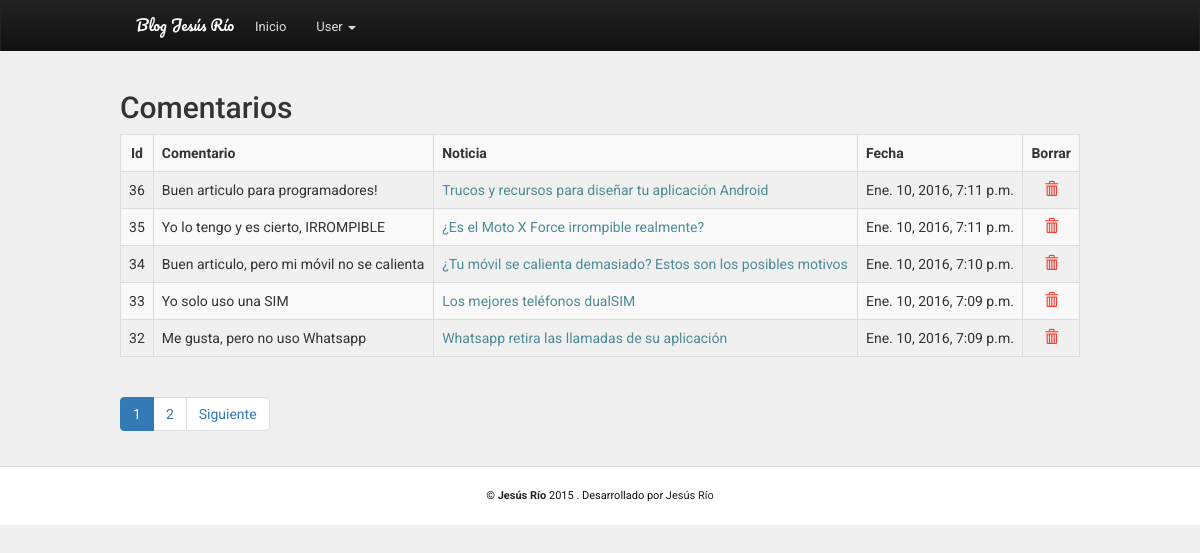
Screenshot of /comentarios/ (signed in) with the database file from the repository.
### Blog/models.py (models this page shows, shortened)
class Comentario(models.Model):
  Estados = (
        ('0', 'Desactivado'),
        ('1', 'Activado'),
  )
  Texto = models.TextField()
  Nombre = models.CharField(max_length = 50)
  Apellidos = models.CharField(max_length = 100, null=True, blank=True)
  Email = models.EmailField()
  Estado = models.CharField(max_length=1,choices=Estados)
  Noticia = models.ForeignKey(Noticia)
  Fecha = models.DateTimeField(auto_now_add=True)
  class Meta:
        unique_together = (("Email", "Fecha"),)

class Noticia(models.Model):
  Estados = (
        ('0', 'Desactivado'),
        ('1', 'Activado'),
  )
  Titulo = models.CharField(max_length = 200)
  SubTitulo = models.CharField(max_length = 500, null=True, blank=True)
  Contenido = models.TextField()
  Etiquetas = models.CharField(max_length = 100, null=True, blank=True)
  Imagen = models.ImageField(upload_to='img', null=True, blank=True)
  Fecha = models.DateTimeField(auto_now_add=True)
  Estado = models.CharField(max_length=1,choices=Estados)
  Categoria = models.ManyToManyField(Categoria, blank=True)
  Autor = models.ForeignKey(User)
  def __unicode__(self):
    return self.Titulo

### Blog/views.py (the view)
# urls.py: url(r'^comentarios/', login_required(views.editarComentariosClas.as_view()), name="comentario"),
class editarComentariosClas(ListView):
    template_name = 'Blog/editarComentarios.html'
    context_object_name = 'comentarios'
    paginate_by = 5
    def get_queryset(self):
        if self.request.user.is_superuser:
            return Comentario.objects.all().order_by('Fecha').reverse()
        else:
            raise Http404

### Blog/templates/Blog/editarComentarios.html (shortened to what this page needs)
	{% extends 'base.html' %}
		{% block content %}
			{% if user.is_superuser %}
			<div class="row" style="margin-left:5px;margin-right:5px;">
			<div class='col-xs-24 col-sm-12 col-md-12 col-lg-12'>
				<h2>Comentarios</h2>
			{% if comentarios %}
				<div class='main section' id='main' style="margin-top:10px;">
					<div class='widget Blog' id='Blog1'>
						<div id='list-main'>
							<table class="table table-bordered table-striped">
							<tr>
							<th style="text-align:center;">Id</th>
							<th>Comentario</th>
							<th>Noticia</th>
							<th>Fecha</th>
							<th style="text-align:center;">Borrar</th>
							</tr>
							{% for c in comentarios %}
								<tr>
								<td style="text-align:center;">{{ c.id }}</td>
								<td>{{ c.Texto }}</td>
								<td><a href="{% url 'urlNoticias:MostrarNoticia' c.Noticia.id %}">{{ c.Noticia }}</a></td>
								<td>{{ c.Fecha }}</td>
								<td style="text-align:center;"><a href="{% url 'borraComentario' c.id %}" onclick="return confirm('¿ Deseas borrar este comentario ?')"><span style="color:#f44336;" class="glyphicon glyphicon-trash" aria-hidden="true"></span></a></td>
								</tr>
							{% endfor %}
							</table>
						</div>
					</div>
		      {% if is_paginated %}
		      <ul class="pagination" style="margin-top:0px;margin-bottom:10px;">
			  {% for pg in page_obj.paginator.page_range %}
			      {% if page_obj.number == pg %}
				  <li class="active"><a href="?page={{ pg }}">{{ pg }}</a></li>
			      {% else %}
				  <li><a href="?page={{ pg }}">{{ pg }}</a></li>
			      {% endif %}
			  {% endfor %}
			  {% if page_obj.has_next %}
			      <li><a href="?page={{ page_obj.next_page_number }}">Siguiente</a></li>
			  {% endif %}
		      </ul>
		      {% endif %}
		      </div>
		      </div>
			{% endif %}
			</div>
			{% endif %}
		 {% endblock content %}

### ProyectoJR/templates/base.html (shortened to what this page needs)
{% load static %}
{% load staticfiles %}
<!DOCTYPE html>
<html lang='es'>
	<head>
		<link type='text/css' rel='stylesheet' href="{% static "css/bootstrap.css" %}" />
		<link type='text/css' rel='stylesheet' href="{% static "css/style.css" %}" />
		<link type='text/css' rel='stylesheet' href="{% static "css/bootstrap-combined.min.css" %}" />
	</head>
	<body>
		<nav class='navbar navbar-default main-top-nav' role='navigation'>
			<div class='container'>
				<div class='navbar-header'>
					<a class='navbar-brand' href='/'>
					<h1 class='h-title' style="color:white;font-size:15px;margin-top: 10px;margin-left: 35px;">
						Blog Jesús Río
					</h1>
					</a>
				</div>
				<div class='collapse navbar-collapse' id='bs-example-navbar-collapse-1'>
					<ul class='nav navbar-nav'>
						<li style="margin-top: 5px;">
							<a href='/'>
							Inicio
							</a>
						</li>
						{% if user.is_authenticated %}
						<li class="" style="margin-top:5px;"><a href="#" class="has-submenu" aria-expanded="false">
							{{ user.username }}
							<span class="caret"></span>
							</a>
						</li>
						{% endif %}
					</ul>
				</div>
			</div>
		</nav>
		<div class='container'>
			<div class="row" style="margin-left:5px;margin-right:5px;">
				{% block content %}
                {% endblock %}
			</div>
		</div>
		<div id='footer' style="background:#fff;border-top: 1px solid #ddd;margin-top:20px;">
			<div class="container">
			<p class='footer-link' style="margin-bottom: 0px;border-top: 0px;">
				&#169;
				<a href='https://twitter.com/JesusRio1991' target="_blank">
				<strong>
				Jesús Río
				</strong>
				</a>
				2015 . Desarrollado por
				<a href='https://twitter.com/JesusRio1991' rtarget="_blank">
				Jesús Río
				</a>
			</p>
		</div>
		</div>
	</body>
</html>

### rows the page displays
Comentario: id "36", Texto "Buen articulo para programadores!", Noticia "Trucos y recursos para diseñar tu aplicación Android", Fecha "Ene. 10, 2016, 7:11 p.m."
Comentario: id "35", Texto "Yo lo tengo y es cierto, IRROMPIBLE", Noticia "¿Es el Moto X Force irrompible realmente?", Fecha "Ene. 10, 2016, 7:11 p.m."
Comentario: id "34", Texto "Buen articulo, pero mi móvil no se calienta", Noticia "¿Tu móvil se calienta demasiado? Estos son los posibles motivos", Fecha "Ene. 10, 2016, 7:10 p.m."
Comentario: id "33", Texto "Yo solo uso una SIM", Noticia "Los mejores teléfonos dualSIM", Fecha "Ene. 10, 2016, 7:09 p.m."
Comentario: id "32", Texto "Me gusta, pero no uso Whatsapp", Noticia "Whatsapp retira las llamadas de su aplicación", Fecha "Ene. 10, 2016, 7:09 p.m."

### other values shown
{{ user.username }} "User"
{{ pg }} "1"
{{ pg }} "2"
